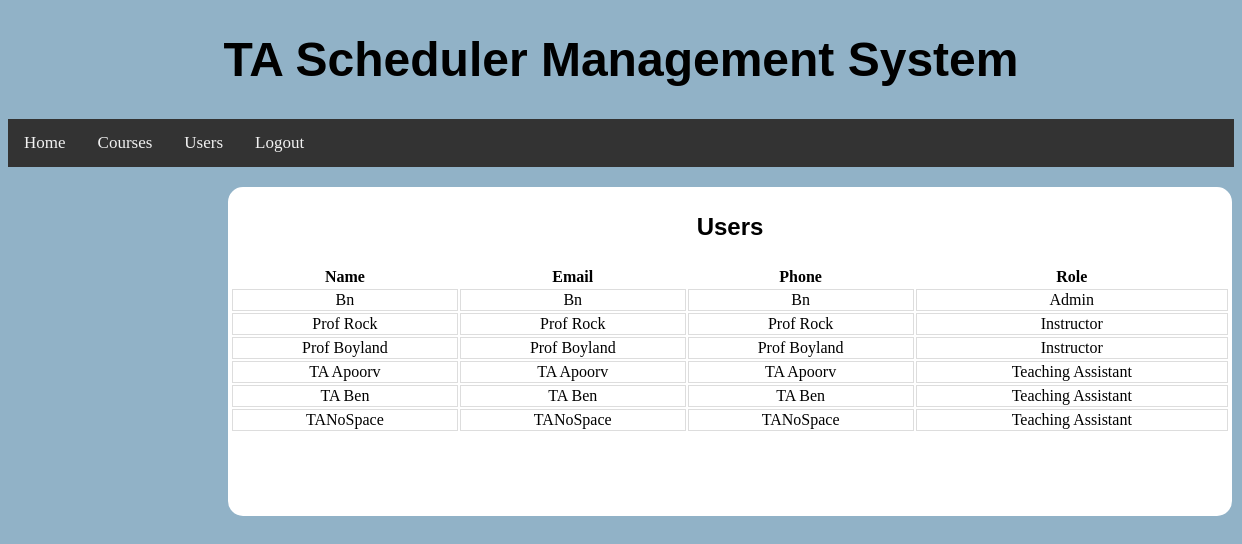
/users/ (signed in), run on an earlier commit of the app's database.
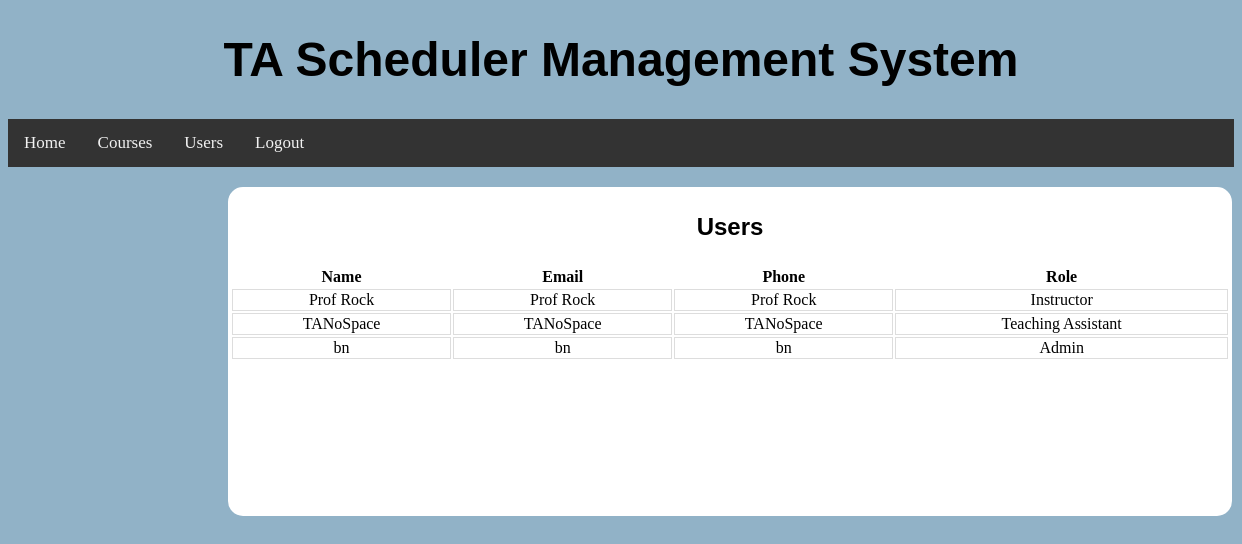
And on a later commit of the database.
### BackendWork/models.py (models this page shows, shortened)
class MyUser(models.Model):
    ROLE_CHOICES = (('Teaching Assistant', 'TEACHING_ASSISTANT'), ('Instructor', 'INSTRUCTOR'), ('Admin', 'ADMIN'))
    username = models.CharField(max_length=20, unique=True)
    password = models.CharField(max_length=20)
    name = models.CharField(max_length=20)
    email = models.CharField(max_length=20)
    address = models.CharField(max_length=72)
    phone = models.CharField(max_length=10)
    role = models.CharField(max_length=30, choices=ROLE_CHOICES, default='Teaching Assistant')
    assignedClasses = models.ManyToManyField(ClassList, null=True)

### BackendWork/views.py (the view, shortened to what this page needs)
# urls.py: path("users/", Users.as_view()),
class Users(View):
    def get(self, request):
        try:
            request.session["user"]
        except:
            return redirect("/")
        return render(request, "users.html", {'sessionUser': MyUser.objects.get(username=request.session["user"]),
                                              'users': MyUser.objects.all()})

### templates/users.html (shortened to what this page needs)
{% load static %}
<!DOCTYPE html>
<html lang="en">
<head>
    <link rel="stylesheet" type="text/css" href="{% static 'css/users.css' %}"/>
</head>
<div class="navContainer">
    <header class="header">
        <h1><a>TA Scheduler Management System</a></h1>
    </header>
    <div class="navigation">
        <li><a href="/home/">Home</a></li>
        <li><a href="/courses/">Courses</a></li>
        <li><a href="/users/">Users</a></li>
        <li><a href="/">Logout</a></li>
    </div>
</div>
<body>
<div class="container">
    <p class=header>Users</p>
    <div class="containerbox">
        <table>
            <tr>
                <th>Name</th>
                <th>Email</th>
                <th>Phone</th>
                <th>Role</th>
            </tr>
            <tr>
                {% for i in users %}
                     {% if editingUser == i.username %}
                         <form action="" method="post">
                         {% csrf_token %}
                             <td><input name="username" placeholder="{{ i.username }}"></td>
                             <td><input name="password" placeholder="{{ i.password }}"></td>
                             <td><input name="name" placeholder="{{ i.name }}"></td>
                             <td><input name="email" placeholder="{{ i.email }}"></td>
                             <td><input name="address" placeholder="{{ i.address }}"></td>
                             <td><input name="phone" placeholder="{{ i.phone }}"></td>
                             <td><select name="role" class="dropdownMenu">
                                 <option value="Admin" {% if i.role == 'Admin' %}selected{% endif %}>Admin</option>
                                 <option value="Instructor" {% if i.role == 'Instructor' %}selected{% endif %}>Instructor</option>
                                 <option value="Teaching Assistant" {% if i.role == 'Teaching Assistant' %}selected{% endif %}>Teaching Assistant</option>
                             </select>
                            </td>
                             <td>
                                 <button name="saveEditUser" value="{{ i.username }}">Save</button>
                         </form>
                         <td>
                             <a href="/users/">
                                 <button>Cancel</button>
                             </a>
                         </td>
                    </td>
                    {% else %}
                         <td>{{ i.name }}</td>
                         <td>{{ i.email }}</td>
                             <td>{{ i.phone }}</td>
                         <td>{{ i.role }}</td>
                     {% endif %}
            </tr>
                {% endfor %}
        </table>
    </div>
</div>
</body>
</html>

### TAScheduler/static/css/users.css (style rules this page uses)
html { background: rgb(145, 178, 199); }
.navigation { list-style-type: none; background-color: #333; position: sticky; width: 100%; overflow: auto; }
.navigation li a { float: left; color: #f2f2f2; text-align: center; padding: 14px 16px; text-decoration: none; font-size: 17px; background-color: #333; }
.header { font-family: 'Ubuntu', sans-serif; font-weight: bold; font-size: 24px; text-align: center; }
.th, td { border-bottom: 1px solid #ddd; border-left: 1px solid #ddd; border-top: 1px solid #ddd; border-right: 1px solid #ddd; }
.container { margin-top: 20px; width: 1000px; height: 325px; flex-direction: row; justify-content: center; align-items: center; margin-bottom: 6px; margin-left: 220px; border: 2px solid White; border-radius: 15px; background: white; text-align: center; }
.containerbox { display: grid; width: 1000px; gap: 50px; }

What changed in the data, as far as the page shows it:
removed MyUser: name "Bn", email "Bn", phone "Bn", role "Admin"
removed MyUser: name "Prof Boyland", email "Prof Boyland", phone "Prof Boyland", role "Instructor"
removed MyUser: name "TA Apoorv", email "TA Apoorv", phone "TA Apoorv", role "Teaching Assistant"
removed MyUser: name "TA Ben", email "TA Ben", phone "TA Ben", role "Teaching Assistant"
added MyUser: name "bn", email "bn", phone "bn", role "Admin"
